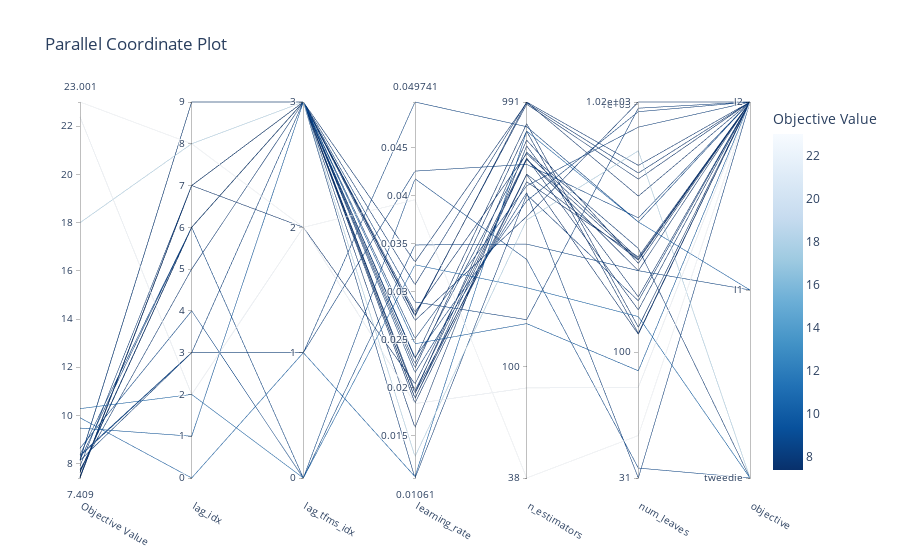

The notebook cell this image was saved under:
### Code cell
optuna.visualization.plot_parallel_coordinate(study)

### Figure 1 — Plotly figure (JSON) as saved in the notebook; plotly's stock layout.template omitted (floating-point values rounded to 4 significant figures)
{"data": [{"dimensions": [{"label": "Objective Value", "range": [7.409, 23.0], "values": [9.907, 9.478, 10.28, 22.38, 8.315, 8.359, 8.137, 8.644, 7.758, 8.384, 7.642, 8.164, 7.686, 7.643, 7.426, 7.448, 7.471, 7.425, 7.414, 7.422, 7.425, 7.42, 7.409, 7.904, 7.457, 7.425, 7.415, 7.413, 23.0, 17.99, 8.174, 8.156]}, {"label": "lag_idx", "range": [0, 9], "ticktext": ["0", "1", "2", "3", "4", "5", "6", "7", "8", "9"], "tickvals": [0, 1, 2, 3, 4, 5, 6, 7, 8, 9], "values": [0, 1, 2, 2, 3, 3, 3, 4, 5, 6, 6, 6, 6, 6, 7, 7, 7, 7, 7, 7, 7, 7, 7, 7, 7, 7, 7, 7, 8, 8, 9, 9]}, {"label": "lag_tfms_idx", "range": [0, 3], "ticktext": ["0", "1", "2", "3"], "tickvals": [0, 1, 2, 3], "values": [1, 3, 0, 2, 1, 1, 3, 0, 3, 0, 3, 3, 3, 3, 2, 3, 3, 3, 3, 3, 3, 3, 3, 3, 3, 3, 3, 3, 2, 3, 3, 3]}, {"label": "learning_rate", "range": [0.01061, 0.04974], "values": [0.01075, 0.02458, 0.0328, 0.01836, 0.04255, 0.04974, 0.02512, 0.04175, 0.02251, 0.03486, 0.02701, 0.02893, 0.03073, 0.03309, 0.0204, 0.02745, 0.02759, 0.02789, 0.01942, 0.01889, 0.01968, 0.01895, 0.01585, 0.01061, 0.01841, 0.01944, 0.02206, 0.02303, 0.03957, 0.01284, 0.02158, 0.02316]}, {"label": "n_estimators", "range": [1.58, 2.996], "ticktext": ["38", "100", "991"], "tickvals": [1.58, 2, 2.996], "values": [2.886, 2.161, 2.297, 1.919, 2.761, 2.903, 2.68, 2.403, 2.807, 2.461, 2.565, 2.176, 2.996, 2.993, 2.785, 2.996, 2.988, 2.802, 2.852, 2.78, 2.78, 2.724, 2.831, 2.647, 2.723, 2.695, 2.886, 2.914, 1.58, 2.551, 2.654, 2.623]}, {"label": "num_leaves", "range": [1.491, 3.009], "ticktext": ["31", "100", "1e+03", "1.02e+03"], "tickvals": [1.491, 2, 3, 3.009], "values": [2.525, 1.924, 2.143, 1.857, 2.542, 2.525, 2.908, 1.531, 2.418, 2.328, 3.009, 2.985, 2.754, 2.723, 2.17, 2.629, 2.698, 2.377, 2.358, 2.371, 2.328, 2.371, 2.223, 2.207, 2.072, 2.384, 2.076, 2.1, 1.663, 2.812, 1.491, 2.97]}, {"label": "objective", "range": [0, 2], "ticktext": ["tweedie", "l1", "l2"], "tickvals": [0, 1, 2], "values": [1, 2, 0, 2, 2, 2, 2, 0, 0, 1, 2, 2, 2, 2, 2, 2, 2, 2, 2, 2, 2, 2, 2, 2, 2, 2, 2, 2, 2, 0, 2, 2]}], "labelangle": 30, "labelside": "bottom", "line": {"color": [9.907, 9.478, 10.28, 22.38, 8.315, 8.359, 8.137, 8.644, 7.758, 8.384, 7.642, 8.164, 7.686, 7.643, 7.426, 7.448, 7.471, 7.425, 7.414, 7.422, 7.425, 7.42, 7.409, 7.904, 7.457, 7.425, 7.415, 7.413, 23.0, 17.99, 8.174, 8.156], "colorbar": {"title": {"text": "Objective Value"}}, "colorscale": [[0, "rgb(247,251,255)"], [0.125, "rgb(222,235,247)"], [0.25, "rgb(198,219,239)"], [0.375, "rgb(158,202,225)"], [0.5, "rgb(107,174,214)"], [0.625, "rgb(66,146,198)"], [0.75, "rgb(33,113,181)"], [0.875, "rgb(8,81,156)"], [1, "rgb(8,48,107)"]], "reversescale": true, "showscale": true}, "type": "parcoords"}], "layout": {"title": {"text": "Parallel Coordinate Plot"}}}
